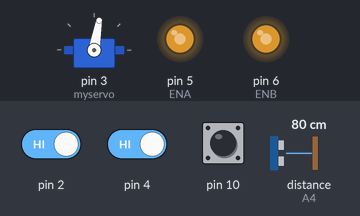
Bench run of a sketch on a simulated Arduino Uno, built with avr-gcc and run on an emulated ATmega328P. Shown: servo, output pins drawn as LEDs (lit = HIGH). The inputs (shaded band) are chosen by the test bench; at power-on: distance to the obstacle (sensor on A4) 80 cm, pin 4 HIGH, pin 2 HIGH, pin 10 HIGH. The echo pulse lasts 58.3 µs per cm; pins used as bus, display or sensor lines are not drawn; what the sketch prints to the serial monitor is not drawn.

Above: at 3.2 s.
3.3 s: distance to the obstacle (sensor on A4) set to 22 cm
4.8 s: distance to the obstacle (sensor on A4) set to 18 cm
At 6.0 s:
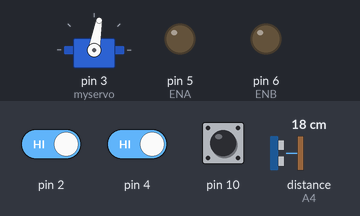
6.3 s: distance to the obstacle (sensor on A4) set to 35 cm
7.8 s: pin 4 driven LOW
At 8.5 s:
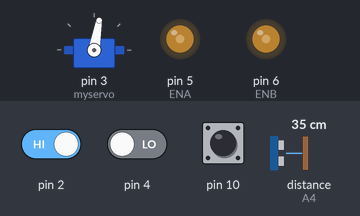
9.3 s: pin 2 driven LOW
At 9.6 s:
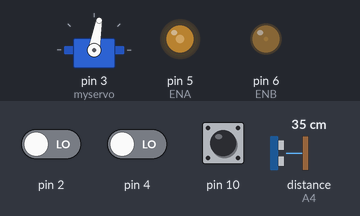
10.8 s: pin 2 driven HIGH
At 11.9 s:
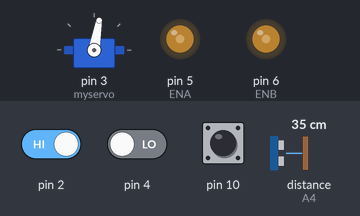
Timing chart, 0 to 13.3 s (numbered marks = the images above; inputs shaded):
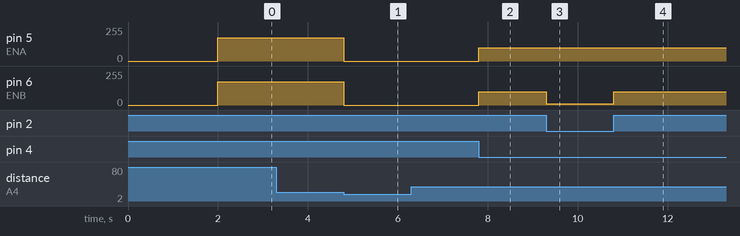

The sketch:

demo1.ino
```cpp
#include <NewPing.h>

//Line Tracking IO define
#include <Servo.h>  //servo library
Servo myservo;      // create servo object to control servo

#define LT_R !digitalRead(10)
#define LT_M !digitalRead(4)
#define LT_L !digitalRead(2)

#define ENA 5
#define ENB 6
#define IN1 7
#define IN2 8
#define IN3 9
#define IN4 11

int speed_a = 0;

int speed_b = 0;


int carSpeed = 175;

int Echo = A4;
int Trig = A5;

NewPing sonar(Trig, Echo);
int md = 0;

int wait=30;

void forward(){
  speed_a=carSpeed;
  speed_b=carSpeed;
  analogWrite(ENA, carSpeed);
  analogWrite(ENB, carSpeed);
  digitalWrite(IN1, HIGH);
  digitalWrite(IN2, LOW);
  digitalWrite(IN3, LOW);
  digitalWrite(IN4, HIGH);
  //Serial.println("go forward!");
}

void back(){
  analogWrite(ENA, carSpeed);
  analogWrite(ENB, carSpeed);
  digitalWrite(IN1, LOW);
  digitalWrite(IN2, HIGH);
  digitalWrite(IN3, HIGH);
  digitalWrite(IN4, LOW);
  //Serial.println("go back!");
}

void left(){
  analogWrite(ENA, carSpeed);
  analogWrite(ENB, carSpeed);
  digitalWrite(IN1, LOW);
  digitalWrite(IN2, HIGH);
  digitalWrite(IN3, LOW);
  digitalWrite(IN4, HIGH);
  //Serial.println("go left!");
}

void right(){
  analogWrite(ENA, carSpeed);
  analogWrite(ENB, carSpeed);
  digitalWrite(IN1, HIGH);
  digitalWrite(IN2, LOW);
  digitalWrite(IN3, HIGH);
  digitalWrite(IN4, LOW);
  //Serial.println("go right!");
}

void turn_right(){
  if(speed_a>=speed_b){
    speed_b=speed_a;
  }else{
    speed_a=speed_b;
  }
  speed_b=speed_b*0.1;
  analogWrite(ENA,speed_a);
  analogWrite(ENB,speed_b);
}

void turn_left(){
  if(speed_a>=speed_b){
    speed_b=speed_a;
  }else{
    speed_a=speed_b;
  }
  speed_a=speed_a*0.1;
  analogWrite(ENA,speed_a);
  analogWrite(ENB,speed_b);
}

void stop(){
   digitalWrite(ENA, LOW);
   digitalWrite(ENB, LOW);
   //Serial.println("Stop!");
}

//Ultrasonic distance measurement Sub function
int Distance_test() {
  digitalWrite(Trig, LOW);
  delayMicroseconds(2);
  digitalWrite(Trig, HIGH);
  delayMicroseconds(20);
  digitalWrite(Trig, LOW);
  float Fdistance = pulseIn(Echo, HIGH);
  Fdistance= Fdistance / 58;
  return (int)Fdistance;
}

void setup(){
  Serial.begin(115200);
  pinMode(10,INPUT);
  pinMode(4,INPUT);
  pinMode(2,INPUT);
  myservo.attach(3);
  pinMode(Echo, INPUT);
  pinMode(Trig, OUTPUT);
  myservo.write(80);
  delay(1000);
  myservo.detach();
  delay(1000);
  forward();
}

void loop() {
  md = sonar.ping_cm();
  Serial.println(String(md));
  if(md==0){
    md=200;
  }

  if(md<20){
    stop();
    int i=0;
    carSpeed=100;
    while (i<wait&&md<20){
      delay(100);
      md = Distance_test();
      if(i==(wait-1)){

        left();
        while(!LT_L);
      }
      i++;
    }
    carSpeed=100;
  }else if(LT_M){
    if(LT_L){
      turn_right();
    }else if(LT_R){
      turn_left();
    }else{
      forward();
    }
  }
  else if(LT_R) {
    right();
    while(LT_R);
  }
  else if(LT_L) {
    left();
    while(LT_L);
  }

  Serial.println(String(LT_L)+String(LT_M)+String(LT_R));
}
```

Measured:
- the behaviour switches between 20 and 19 cm on distance to the obstacle (sensor on A4) (found by bisection; images 0 and 1)
- after the input at 4.8 s, pin 5 (ENA), pin 6 (ENB): 175/255 → 0/255 at once
- after the input at 7.8 s, pin 5 (ENA), pin 6 (ENB): 0/255 → 100/255 at once
- after the input at 9.3 s, pin 6 (ENB): 100/255 → 10/255 at once
- after the input at 10.8 s, pin 6 (ENB): 10/255 → 100/255 at once
